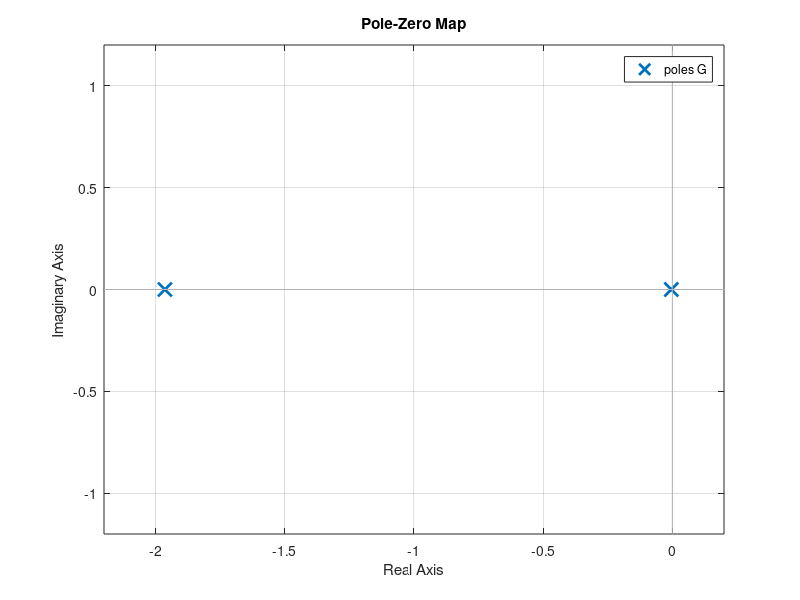
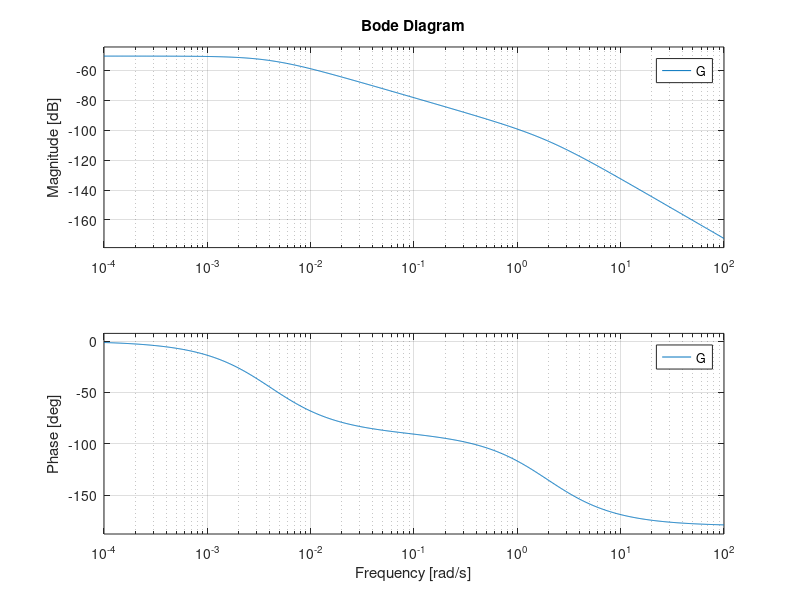

These charts were generated, in order, by the following MATLAB code: (Note: this script raises an error after producing the figures.)
% Progetto controllo di un riscaldatore elettrico
% Giacomo Nobili
% Federico Raffoni
% Marco Roca

close all; clear all; clc;

% parametri del sistema
h_R   = 50;          %  coefficiente di convezione tra riscaldatore e aria [W/(m2 C°)]
A_R   = 0.09;        %  area di scambio termico tra riscaldatore e aria [m2]
c_R   = 823.6;       %  calore specifico del riscaldatore [J/(kg C°)]
c_A   = 1010;        %  calore specifico dell'aria [J/(kg C°)]
m_R   = 1.542;       %  massa del riscaldatore [kg];
m_A   = 0.1041;      %  massa dell'aria [kg]
m_A_dot = 0.2;       %  portata massica dell'aria [kg/s].
T_in    = 25;        %  temperatura dell'aria in ingresso (costante) [C°]
K   = 2e-3;          %  coefficiente di variazione della resistenza con la temperatura  [1/C°]
T_R_e   = 200;       %  temperatura del riscaldatore di equilibrio [C°];
T_out_e = 80;        %  temperatura dell'aria in uscita dal riscaldatore di equilibrio [C°]

%%%%%%%%%%%%%%%%%%%%%%%%%%%%%%%%%%%%%%%%%%%%%%%%%%%%%%%%%%%%%%%%%%%%%%%%%%%%%%%%%%%%%%%%%%%%%%%%%%%
%% Punto 1
% Funzione dello stato del sistema
x = @(t,x)[(h_R*A_R)/(m_R*c_R)*x(2)-(h_R*A_R)/(m_R*c_R)*x(1)+1/(m_R*c_R)*(uu/1+K*x(1));
                m_A_dot/m_A*T_in-(m_A_dot/m_A+(h_R*A_R)/(m_A*c_A))*x(2)+(h_R*A_R)/(m_A*c_A)*x(1)];

% Funzione dell'uscita del sistema
y = @(t,x)[0; x(2)];

% Coppia di equilibrio
x_e = [T_R_e; T_out_e];
u_e = (h_R*A_R)*(x_e(1) - x_e(2))*(1 + K*x_e(1));

% Linearizzazione del sistema non lineare nell'equilibrio (x_e, u_e)
% δx˙ = Aδx + Bδu
% Matrice A
A1 = -(h_R*A_R)/(m_R*c_R)-(1/(m_R*c_R)*u_e*K)/(1+K*x_e(1))^2;   % df1/dx1
A2 = (h_R*A_R)/(m_R*c_R);                                       % df1/dx2
A3 = (h_R*A_R)/(m_A*c_A);                                       % df2/dx1
A4 = -m_A_dot/m_A-(h_R*A_R)/(m_A*c_A);                          % df2/dx2

A = [A1 A2; A3 A4];                                             % matrice 2x2

% Matrice B
B1 = (1/(m_R*c_R))/(1+K*x_e(1));                                % df1/du
B2 = 0;                                                         % df2/du

B = [B1; B2];                                                   % matrice 2x1

% δy = Cδx + Dδu, 
% Matrice C
C1 = 0;                                                         % dh/dx1
C2 = 1;                                                         % dh/dx2

C = [C1 C2];                                                    % matrice 1x2

% Matrice D
D = 0;                                                          % dh/du

% Modello
modello = ss(A, B, C, D);

%%%%%%%%%%%%%%%%%%%%%%%%%%%%%%%%%%%%%%%%%%%%%%%%%%%%%%%%%%%%%%%%%%%%%%%%%%%%%%%%%%%%%%%%%%%%%%%%%%%
%% Punto 2
% Funzione di trasferimento G(s) tale che δY (s) = G(s)δU(s)
G = tf(modello);

% Poli di G(s)
p = pole(G);
fprintf("I poli di G:\n");
disp(p);

% Zeri di G(s) (NON NE HA)
z = zero(G);
fprintf("Gli zeri di G:\n");
disp(z);                   

% Poli e zeri nel piano complesso
figure
pzmap(G);

% Diagrammi di Bode della G
figure
bode(G);

%%%%%%%%%%%%%%%%%%%%%%%%%%%%%%%%%%%%%%%%%%%%%%%%%%%%%%%%%%%%%%%%%%%%%%%%%%%%%%%%%%%%%%%%%%%%%%%%%%%
%% Punto 3
% Design del regolatore statico

% Parametri
e_star = 0.001;         % errore a regime massimo
W_star = 50;            % w(t) = W · 1(t) con W <= 50  
D_star = 2;             % d(t) = D · 1(t) con D <= 2

Mf_star_iniziale = 40;           % margine di fase minimo imposto
S_star = 18;            % sovraelongazione percentuale massima
T_star = 0.3;           % tempo di assestamento alla ϵ% = 1% massimo (s)

A_d = 60;               % attenuazione disturbo in uscita (dB)
omega_d_min = 1e-10;    % limite inferiore range di pulsazioni di d(t), idealmente 0, concretamente 10^-10, altrimenti matlab non riuscirebbe ad arrivare a -infinito 
omega_d_max = 0.1;      % limite superiore range di pulsazioni di d(t)

A_n = 40;               % attenuazione disturbo di misura (dB)
omega_n_min = 1e3;      % limite inferiore range di pulsazioni di n(t)
omega_n_max = 1e6;      % limite superiore range di pulsazioni di n(t)

Mf_min = 100*abs(log(S_star/100))/sqrt(pi^2 + log(S_star/100)^2);   % Mf_min imposto da S_star
Mf_star = max(Mf_min,Mf_star_iniziale);                             % Mf_star come massimo tra quello imposto dal progetto e quello imposto da S_star
omega_c_min = 460/Mf_star/T_star;                                   % vincolo sulla omega_c minima dato da Mf_min e T_star


% Guadagno statico minimo imposto dall'errore a regime
mu_error = (W_star+D_star)/e_star;                  % guadagno statico minimo imposto da e_star
mu_s_error = mu_error/abs(evalfr(G,0));             % (guadagno della R_s) = (guadagno minimo imposto da e_star)/(guadagno statico di G nell'origine)

% Guadagno statico minimo imposto dal disturbo in uscita
mu_dist = 10^(A_d/20);                              % guadagno statico minimo imposto dal disturbo -> da dB a forma lineare (formula inversa di 20log10())
mu_s_dist = mu_dist/abs(evalfr(G,1j*omega_d_max));  % (guadagno della R_s) = (guadagno minimo imposto da d(t))/(guadagno statico nella pulsazione più critica -> dove l'ampiezza è minore)

% Vediamo quale vincolo è più forte
mu_s = max(mu_s_error, mu_s_dist);

% Regolatore statico
R_s = mu_s;

% Sistema esteso
G_estesa = R_s*G;

% solo per visualizzione, pulsazione minima e massima
omega_plot_min = 1e-4;          % in realtà sarebbe 0, ma matlab non riesce a renderizzare
                                % fino a -infinito
omega_plot_max = omega_n_max;


figure;
hold on;

% Mapping specifiche sul diagramma di Bode (modulo)
patch_d_x = [omega_d_min;omega_d_min;omega_d_max; omega_d_max];
patch_d_y = [-200;A_d;A_d;-200];
patch(patch_d_x,patch_d_y,'r','FaceAlpha',0.1);

patch_n_x = [omega_n_min;omega_n_min;omega_n_max; omega_n_max];
patch_n_y = [-A_n;200;200;-A_n];
patch(patch_n_x,patch_n_y,'r','FaceAlpha',0.1);

patch_omega_c_x = [omega_plot_min;omega_plot_min;omega_c_min; omega_c_min];
patch_omega_c_y = [-200;0;0;-200];
patch(patch_omega_c_x,patch_omega_c_y,'r','FaceAlpha',0.1);

margin(G_estesa,{omega_plot_min,omega_plot_max});           % Diagrammi di Bode della G_estesa
grid on; zoom on;

% Mapping specifiche sul diagramma di Bode (fase)
patch_Mf_x = [omega_c_min; omega_c_min; omega_n_min; omega_n_min];
patch_Mf_y = [-270; -180+Mf_star; -180+Mf_star; -270];
patch(patch_Mf_x,patch_Mf_y,'r','FaceAlpha',0.1);

%% Design del regolatore dinamico
% Parametri
epsilon = 5;        % margine di sicurezza della fase

omega_c_star = 70;                                     %  valore arbitrario > omega_c_min
M_star = 1/abs(evalfr(G_estesa,1j*omega_c_star));      % margine rispetto a Mf_min
phi_star = Mf_star + epsilon - 180 - rad2deg(angle(evalfr(G_estesa,1j*omega_c_star))) ;

% Rete anticipatrice -- formule di inversione
tau_anticipatrice       = (M_star - cosd(phi_star))/(omega_c_star*sind(phi_star));
alpha_tau_anticipatrice = (cosd(phi_star) - 1/M_star)/(omega_c_star*sind(phi_star));


if min(tau_anticipatrice,alpha_tau_anticipatrice) < 0
    fprintf('Valori negativi\n');
    return;
end


s = tf('s');
R_d_anticipatrice = (1+tau_anticipatrice*s)/(1+alpha_tau_anticipatrice*s); 

R = R_d_anticipatrice*R_s;
L = G * R;


figure;
hold on;

patch_d_x = [omega_d_min;omega_d_min;omega_d_max; omega_d_max];
patch_d_y = [-200;A_d;A_d;-200];
patch(patch_d_x,patch_d_y,'r','FaceAlpha',0.1);

patch_n_x = [omega_n_min;omega_n_min;omega_n_max; omega_n_max];
patch_n_y = [-A_n;200;200;-A_n];
patch(patch_n_x,patch_n_y,'r','FaceAlpha',0.1);

patch_omega_c_x = [omega_plot_min;omega_plot_min;omega_c_min; omega_c_min];
patch_omega_c_y = [-200;0;0;-200];
patch(patch_omega_c_x,patch_omega_c_y,'r','FaceAlpha',0.1);

margin(L,{omega_plot_min,omega_plot_max});           % Diagrammi di Bode della G_estesa
grid on; zoom on;

% Mapping specifiche sul diagramma di Bode (fase)

patch_Mf_x = [omega_c_min; omega_c_min; omega_n_min; omega_n_min];
patch_Mf_y = [-270; -180+Mf_star; -180+Mf_star; -270];
patch(patch_Mf_x,patch_Mf_y,'r','FaceAlpha',0.1);

%%%%%%%%%%%%%%%%%%%%%%%%%%%%%%%%%%%%%%%%%%%%%%%%%%%%%%%%%%%%%%%%%%%%%%%%%%%%%%%%%%%%
%% Punto 4

% Check prestazioni in anello chiuso

% Funzione di sensitività complementare
F = L/(1+L);

% Ingresso di riferimento
W = 50;
figure
T_simulation = 2*T_star;
[y_step,t_step] = step(W*F, T_simulation);
plot(t_step,y_step,'b');
grid on, zoom on, hold on;

LV = evalfr(W*F,0);

% vincolo sovraelongazione
patch([0,T_simulation,T_simulation,0],[LV*(1+S_star/100),LV*(1+S_star/100),LV*2,LV*2],'r','FaceAlpha',0.3,'EdgeAlpha',0.5);

% vincolo tempo di assestamento all'1%
patch([T_star,T_simulation,T_simulation,T_star],[LV*(1-0.01),LV*(1-0.01),0,0],'g','FaceAlpha',0.1,'EdgeAlpha',0.5);
patch([T_star,T_simulation,T_simulation,T_star],[LV*(1+0.01),LV*(1+0.01),LV*2,LV*2],'g','FaceAlpha',0.1,'EdgeAlpha',0.1);

Legend_step = ["Risposta al gradino"; "Vincolo sovraelongazione"; "Vincolo tempo di assestamento"];
legend(Legend_step);

%% Check disturbo in uscita

% Funzione di sensitività
S = 1/(1+L);

omega_d = 0.02;
t = 0:1e-2:2e2;
% Disturbo:
d = zeros(size(t));
for k = 1:4
    d = d + 0.8 * sin(omega_d * k * t); 
end

figure
y_d = lsim(S,d,t);
hold on, grid on, zoom on
plot(t,d,'m')
plot(t,y_d,'b')
grid on
legend('d(t)','y_d(t)')

%% Check disturbo di misura

omega_n = 10^5;
t = 0:1e-5:2*1e-3;
% Rumore ad alta frequenza
n = zeros(size(t));
for k = 1:4
    n = n + 0.5 * sin(omega_n * k * t); 
end
figure
y_n = lsim(-F,n,t);
hold on, grid on, zoom on
plot(t,n,'m')
plot(t,y_n,'b')
grid on
legend('n(t)','y_n(t')




